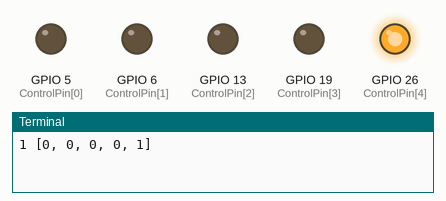
The program below on a simulated Raspberry Pi (BCM pin numbers). Shown: output pins drawn as LEDs (lit = HIGH), the last lines printed to the terminal.

Above: at 0.1 s.
At 4.1 s:
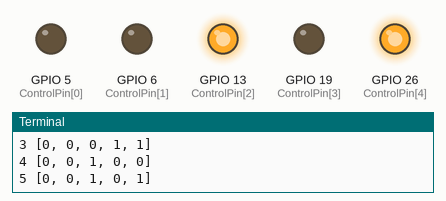
At 9.1 s:
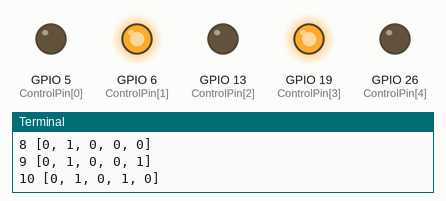
At 19.1 s:
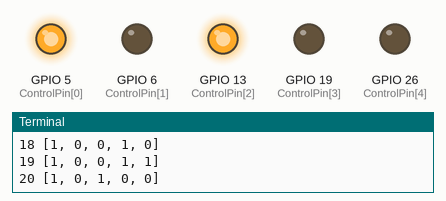
At 29.1 s:
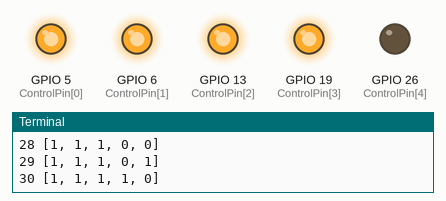
At 39.1 s:
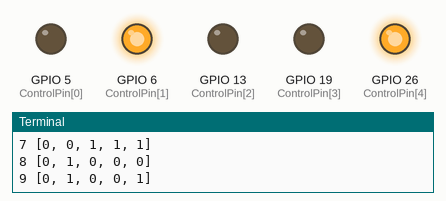
Timing chart, 0 to 40.0 s (numbered marks = the images above):
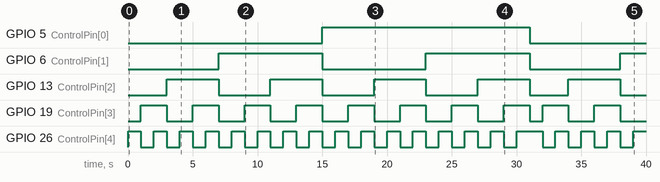

The program:

bincount.py
```python
#!/usr/bin/python

# Import required Python libraries
import time
import RPi.GPIO as GPIO

# Use BCM GPIO references
# instead of physical pin numbers
GPIO.setmode(GPIO.BCM)

#ControlPin = [26,19,13,6,5]
ControlPin = [5,6,13,19,26]

for pin in ControlPin:
    GPIO.setup(pin, GPIO.OUT)
    GPIO.output(pin, 0)


seq =   [   [0,0,0,0,1],
            [0,0,0,1,0],
            [0,0,0,1,1],
            [0,0,1,0,0],
            [0,0,1,0,1],
            [0,0,1,1,0],
            [0,0,1,1,1],
            [0,1,0,0,0],
            [0,1,0,0,1],
            [0,1,0,1,0],
            [0,1,0,1,1],
            [0,1,1,0,0],
            [0,1,1,0,1],
            [0,1,1,1,0],
            [0,1,1,1,1],
            [1,0,0,0,0],
            [1,0,0,0,1],
            [1,0,0,1,0],
            [1,0,0,1,1],
            [1,0,1,0,0],
            [1,0,1,0,1],
            [1,0,1,1,0],
            [1,0,1,1,1],
            [1,1,0,0,0],
            [1,1,0,0,1],
            [1,1,0,1,0],
            [1,1,0,1,1],
            [1,1,1,0,0],
            [1,1,1,0,1],
            [1,1,1,1,0],
            [1,1,1,1,1]]

count = 0


try:
    while True:

        for i in range(31):
            for step in range(31):
		print step + 1, seq[step]
                for pin in range(5):

			GPIO.output(ControlPin[pin], seq[step][pin])
		time.sleep(1)


except KeyboardInterrupt:
    # here you put any code you want to run before the program
    # exits when you press CTRL+C
    #print "\n", counter # print value of counter

    #except:
    # this catches ALL other exceptions including errors.
    # You won't get any error messages for debugging
    # so only use it once your code is working
        #print "Other error or exception occurred!"

#finally:
        GPIO.cleanup()
```

Measured:
- by itself, GPIO 5 (ControlPin[0]): LOW → HIGH at 15.0 s, → LOW 16.0 s later
- by itself, GPIO 6 (ControlPin[1]): alternates HIGH for 8.0 s and LOW for 7.5 s
- by itself, GPIO 13 (ControlPin[2]): goes 3 × (HIGH 4.0 s, LOW 4.0 s), HIGH 4.0 s, LOW 3.0 s, HIGH 4.0 s, then LOW
- by itself, GPIO 19 (ControlPin[3]): goes 7 × (HIGH 2.0 s, LOW 2.0 s), HIGH 2.0 s, LOW 1.0 s, HIGH 2.0 s, LOW 2.0 s, HIGH 2.0 s, then LOW
- by itself, GPIO 26 (ControlPin[4]): goes 15 × (HIGH 1.0 s, LOW 1.0 s), HIGH 2.0 s, 3 × (LOW 1.0 s, HIGH 1.0 s), LOW 1.0 s, then HIGH
